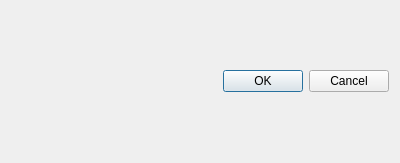
<?xml version="1.0" encoding="UTF-8"?>
<ui version="4.0">
 <class>BookmarkEditDialog</class>
 <widget class="QDialog" name="BookmarkEditDialog">
  <property name="geometry">
   <rect>
    <x>0</x>
    <y>0</y>
    <width>400</width>
    <height>163</height>
   </rect>
  </property>
  <property name="windowTitle">
   <string/>
  </property>
  <layout class="QVBoxLayout" name="MainLayout_">
   <item>
    <widget class="QDialogButtonBox" name="buttonBox">
     <property name="orientation">
      <enum>Qt::Horizontal</enum>
     </property>
     <property name="standardButtons">
      <set>QDialogButtonBox::Cancel|QDialogButtonBox::Ok</set>
     </property>
    </widget>
   </item>
  </layout>
 </widget>
 <resources/>
 <connections>
  <connection>
   <sender>buttonBox</sender>
   <signal>accepted()</signal>
   <receiver>BookmarkEditDialog</receiver>
   <slot>accept()</slot>
   <hints>
    <hint type="sourcelabel">
     <x>248</x>
     <y>254</y>
    </hint>
    <hint type="destinationlabel">
     <x>157</x>
     <y>274</y>
    </hint>
   </hints>
  </connection>
  <connection>
   <sender>buttonBox</sender>
   <signal>rejected()</signal>
   <receiver>BookmarkEditDialog</receiver>
   <slot>reject()</slot>
   <hints>
    <hint type="sourcelabel">
     <x>316</x>
     <y>260</y>
    </hint>
    <hint type="destinationlabel">
     <x>286</x>
     <y>274</y>
    </hint>
   </hints>
  </connection>
 </connections>
</ui>
